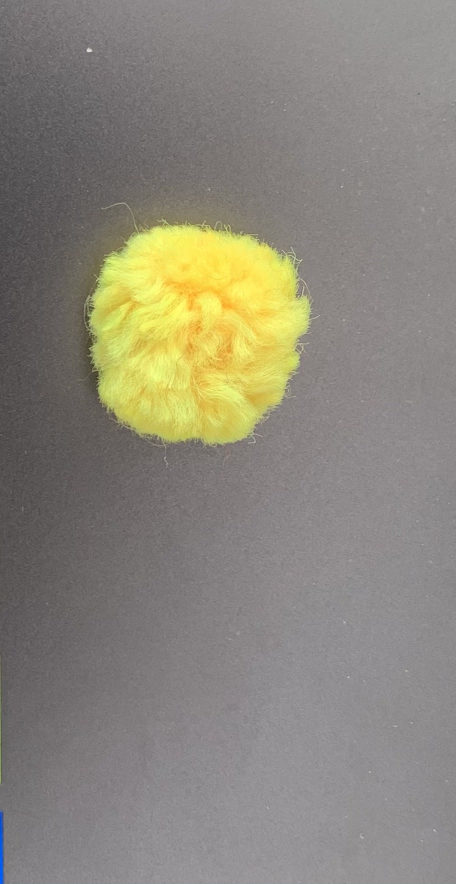
#> input picture Smajam/Too Many Files/ball.jpg, 912 x 1768 px, given in place of the camera (shown at 1/2 size)
$ python dudewhatdidmilojustslackmev2.py
#> lines starting #> are read from the running program, lines starting #| are printed output that depends on the picture; after the words box and inside, x2 and y2 are one past the last pixel; in counts of white or black regions, pixels touching at a corner belong together
from xml.etree.ElementTree import PI
import numpy as np
import cv2
import math
cap = cv2.VideoCapture(1)
cap.set(cv2.CAP_PROP_FRAME_WIDTH, 1280)
cap.set(cv2.CAP_PROP_FRAME_HEIGHT, 720)

while True:
    _, frame = cap.read()
#> frame is the input picture: shape (1768, 912, 3); mean B, G, R 122.9, 134.4, 138.6
    result = frame.copy()
    image = cv2.cvtColor(frame, cv2.COLOR_BGR2HSV)
#> image: shape (1768, 912, 3); mean H, S, V 85.1, 23.4, 139.1
    output = frame.copy()
    # [4 lines of commented-out code are left out]
    lower = np.array([0,0,0])
    upper = np.array([255,80,110])
    #upper = np.array([255,100,100])
    #lower_blue= np.array([240,100,100])
    #upper_blue = np.array([240,100,100])
    mask = cv2.inRange(frame, lower, upper)
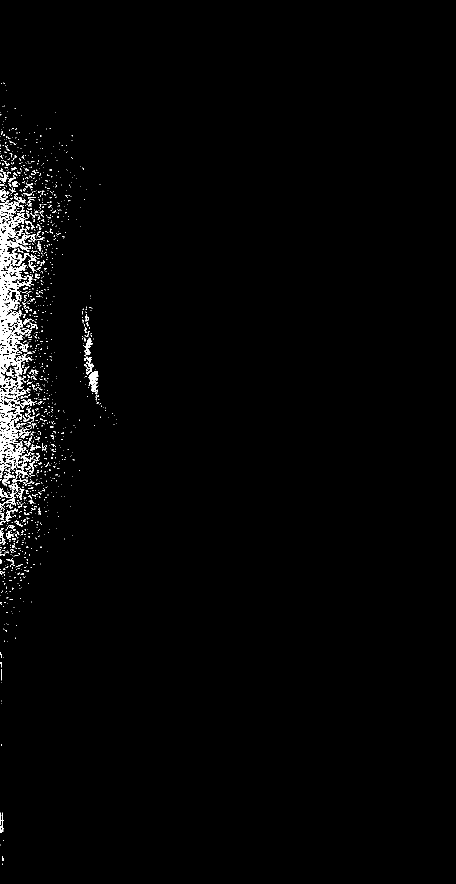
#> mask: shape (1768, 912) (shown at 1/2 size); 1.7% white; 1344 white regions (1225 under 20 px)
    result = cv2.bitwise_and(result, result, mask=mask)
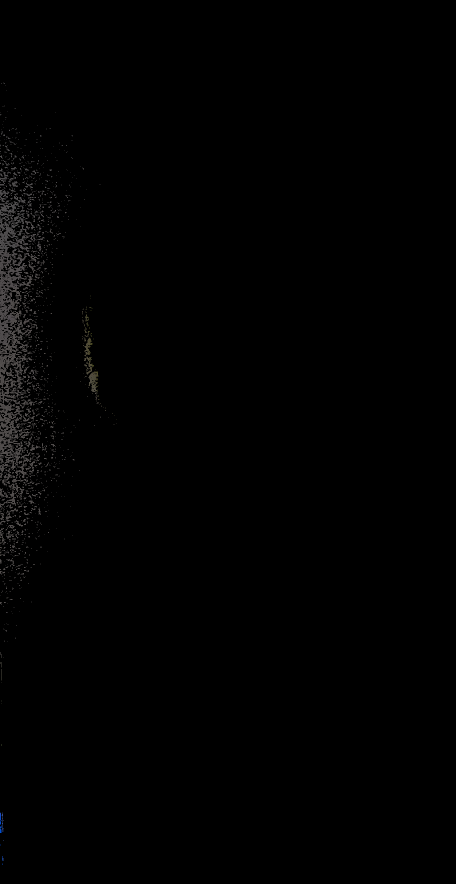
#> result: shape (1768, 912, 3) (shown at 1/2 size); mean B, G, R 1.3, 1.3, 1.3
    # [5 lines of commented-out code are left out]

    contours, _ = cv2.findContours(mask, cv2.RETR_TREE, cv2.CHAIN_APPROX_SIMPLE)
#> contours = 1620 contours, 1504 with area under 20; largest, box (x1, y1, x2, y2) and area: (0, 400, 74, 816) 13142, (0, 805, 62, 946) 3602, (0, 722, 41, 768) 746, (177, 743, 197, 785) 453, (24, 904, 62, 965) 356
    i = 0
    for contour in contours:
        if i == 0:
            i = 1
            continue

        if cv2.contourArea(contour) < 250:
            continue

        if cv2.arcLength(contour, True) > 1.3 * 2 * math.pi * int(math.sqrt(cv2.contourArea(contour)/math.pi)):
            continue
        approx = cv2.approxPolyDP(contour, 0.01 * cv2.arcLength(contour, True), True)
        #if (len(approx) > 8):
            #print(len(approx))
            #continue

        cv2.drawContours(frame, [contour], 0, (0, 255, 0), 5)
        bx, by, bw, bh = cv2.boundingRect(contour)
        cv2.rectangle(frame, (bx, by), (bx+bw,by+bh), (0, 0, 255), 2)

        M = cv2.moments(contour)
        x=0
        y=0
        if M['m00'] != 0.0:
            x = int(M['m10']/M['m00'])
            y = int(M['m01']/M['m00'])

        cv2.putText(frame, "shape", (x, y), cv2.FONT_HERSHEY_SIMPLEX, 0.6, (255,255,255), 2)
#> this loop made 1620 passes
#> (contour, i) on pass 1: ([[4, 1728], [4, 1729]], 1)
#> contour on passes 2, 4, 5, 9, 10, 11: [[4, 1726]], [[1, 1689], [1, 1690]], [[6, 1680], [6, 1681]], [[2, 1488], [2, 1491]], [[2, 1406]], [[2, 1401], [2, 1402]]
#> after the loop, i = 1

    cv2.imshow('mask', mask)
    cv2.imshow('result', result)
    cv2.imshow("Frame", frame)
    key = cv2.waitKey(1)
#> (key Esc is pressed here)
    if key == 27:
        break

cap.release()
cv2.destroyAllWindows()
